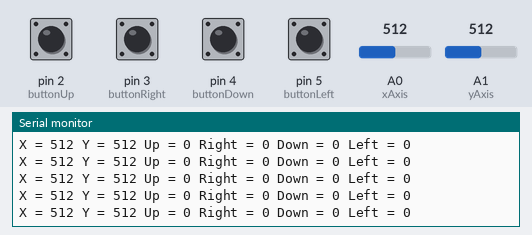
Recording of a sketch running on a simulated Arduino Uno, built with avr-gcc and run on an emulated ATmega328P. On the bench: the last lines printed to the serial monitor. Inputs (shaded band) come from the test bench; at power-on: pin 2 (buttonUp), pin 3 (buttonRight), pin 4 (buttonDown), pin 5 (buttonLeft) LOW, A0 (xAxis) = 512, A1 (yAxis) = 512. No radio packets arrive unless stated.

Above: at 1.2 s.
1.3 s: A0 (xAxis) set to 104
At 1.39 s:
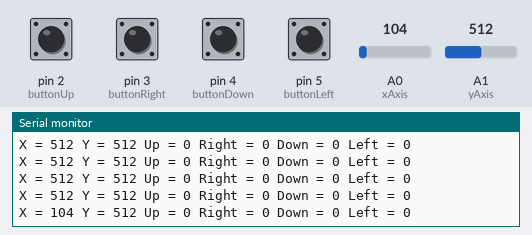
4.3 s: A0 (xAxis) set to 94
At 4.31 s:
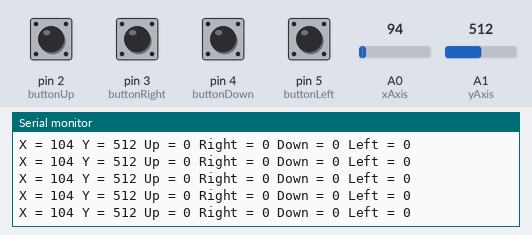
7.3 s: A0 (xAxis) set to 11
At 7.34 s:
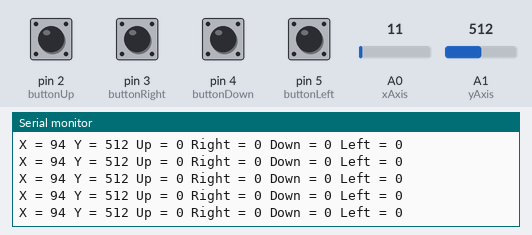
10.3 s: A0 (xAxis) set to 8
At 10.31 s:
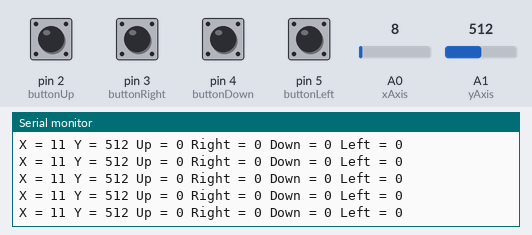
13.3 s: A1 (yAxis) set to 105
At 13.32 s:
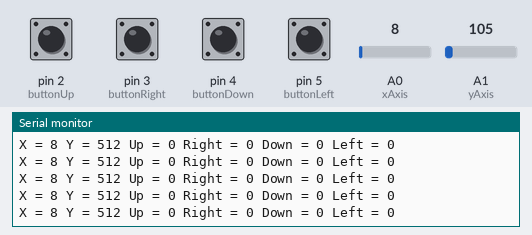
16.3 s: A1 (yAxis) set to 92
At 16.34 s:
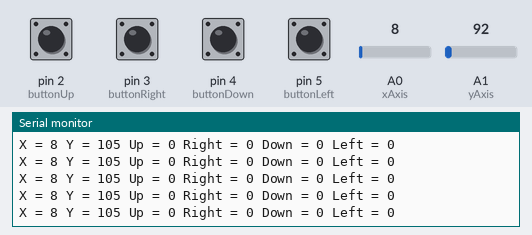
Timing chart, 0 to 19.3 s (numbered marks = the images above; inputs shaded):
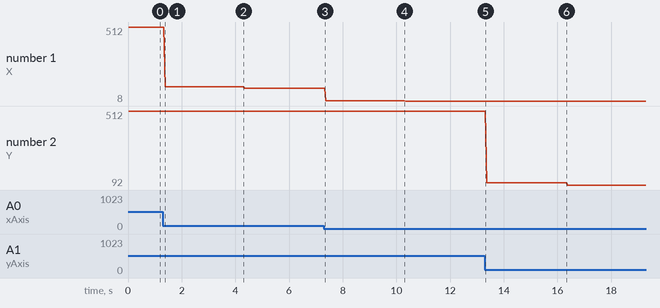

The sketch:

Joystick_nRF24.ino
```cpp
/* JoyStick module transceiver code
 - CONNECTIONS: nRF24L01 Modules See:
   1 - GND
   2 - VCC 3.3V !!! NOT 5V
   3 - CE to Arduino pin 9
   4 - CSN to Arduino pin 10
   5 - SCK to Arduino pin 13
   6 - MOSI to Arduino pin 11
   7 - MISO to Arduino pin 12
   8 - UNUSED

   Default Button Pins:
   Up     - pin 2
   Right  - pin 3
   Down   - pin 4
   Left   - pin 5
   -
   Analog Joystick module
   GND    to Arduino GND
   VCC    to Arduino +5V
   X Pot  to Arduino A0
   Y Pot  to Arduino A1
/*-----( Import needed libraries )-----*/

#include <SPI.h>
#include <nRF24L01.h>
#include <RF24.h>
#define CE_PIN   9
#define CSN_PIN 10
#define xAxis 14     // A0 for Arduino UNO
#define yAxis 15     // A1 for Arduino UNO

// NOTE: the "LL" at the end of the constant is "LongLong" type
const uint64_t pipe = 0xE8E8F0F0E1LL; // Define the transmit pipe

/*-----( Declare objects )-----*/
RF24 radio(CE_PIN, CSN_PIN); // Create a Radio

/*-----( Declare Variables )-----*/
int joystick[6];  // 6 element array holding Joystick reading and 4 buttons

int buttonUp    = 2;
int buttonRight = 3;
int buttonDown  = 4;
int buttonLeft  = 5;


void setup() {

  Serial.begin(9600);
  radio.begin();
  radio.openWritingPipe(pipe);
  radio.stopListening();

  //declare pinMode for all buttons and initial state
  pinMode(buttonUp,INPUT_PULLUP);
  pinMode(buttonRight,INPUT_PULLUP);
  pinMode(buttonDown,INPUT_PULLUP);
  pinMode(buttonLeft,INPUT_PULLUP);

  digitalWrite(buttonUp,LOW);
  digitalWrite(buttonRight,LOW);
  digitalWrite(buttonDown,LOW);
  digitalWrite(buttonLeft,LOW);

}

void loop() {

  joystick[0] = analogRead(xAxis);
  joystick[1] = analogRead(yAxis);
  joystick[2] = digitalRead(buttonUp);
  joystick[3] = digitalRead(buttonRight);
  joystick[4] = digitalRead(buttonDown);
  joystick[5] = digitalRead(buttonLeft);

  radio.write( joystick, sizeof(joystick) );
  delay(20);

      Serial.print("X = ");
      Serial.print(analogRead(xAxis));
      Serial.print(" Y = ");
      Serial.print(analogRead(yAxis));
      Serial.print(" Up = ");
      Serial.print(digitalRead(buttonUp));
      Serial.print(" Right = ");
      Serial.print(digitalRead(buttonRight));
      Serial.print(" Down = ");
      Serial.print(digitalRead(buttonDown));
      Serial.print(" Left = ");
      Serial.println(digitalRead(buttonLeft));

}
```

Measured:
- after the input at 1.3 s, the serial monitor: prints a new line after 0.08 s (image 1)
- plotted number 1: 512 → 104 after the input at 1.3 s, 104 → 94 after the input at 4.3 s, 94 → 11 after the input at 7.3 s, 11 → 8 after the input at 10.3 s
- plotted number 2: 512 → 105 after the input at 13.3 s, 105 → 92 after the input at 16.3 s
